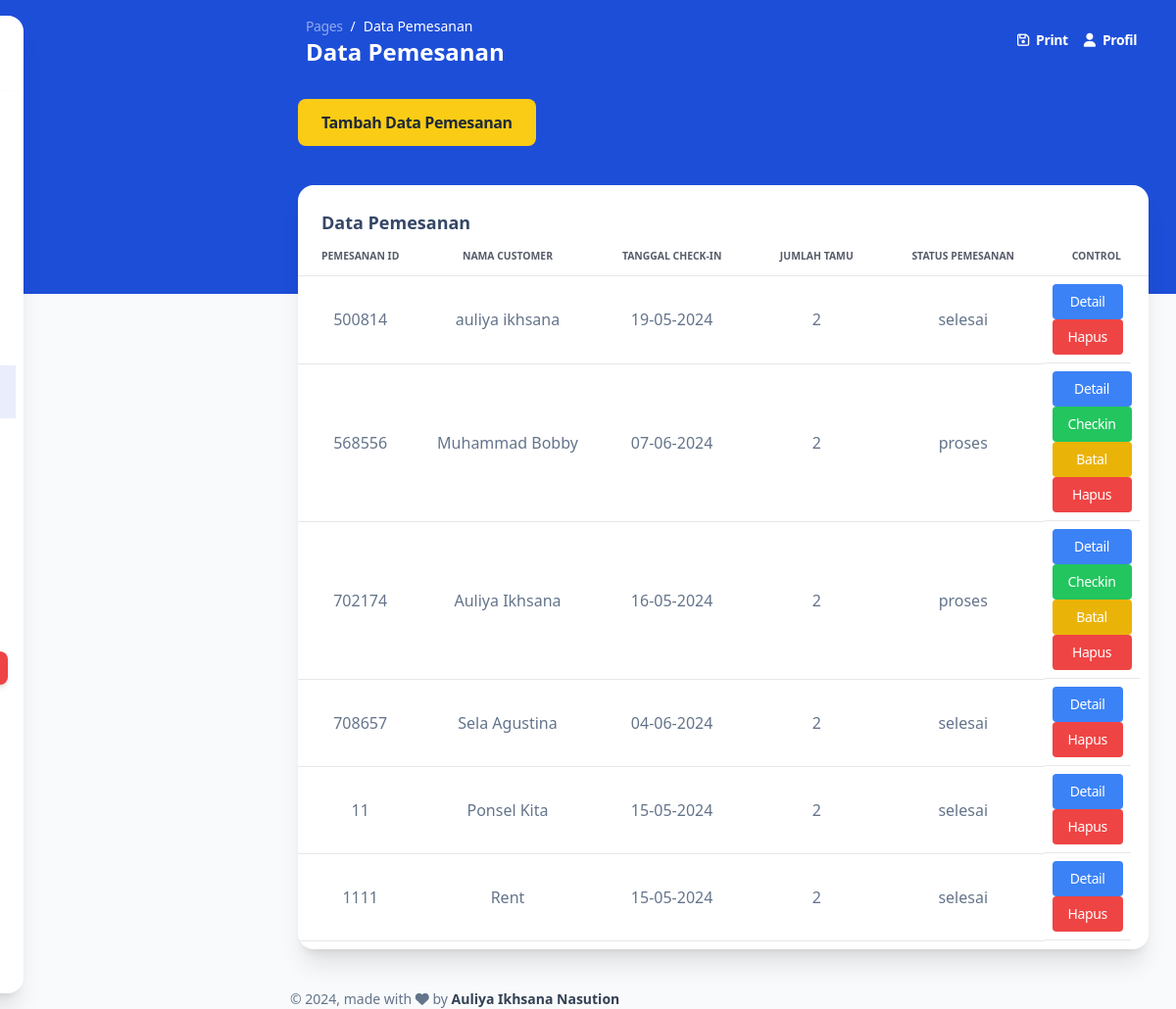
The app's page /admin/build/pages/datapemesanan.php (signed in) with its own data.
### tables this page shows
CREATE TABLE `pemesanan` (
  `pemesanan_id` int(11) NOT NULL,
  `user_id` int(11) DEFAULT NULL,
  `tanggal_pesan` date NOT NULL,
  `tanggal_checkin` date NOT NULL,
  `tanggal_checkout` date NOT NULL,
  `jumlah_tamu` int(11) NOT NULL,
  `total_harga` decimal(10,2) NOT NULL,
  `status_pemesanan` enum('proses','dikonfirmasi','batal','selesai') DEFAULT NULL
);

CREATE TABLE `user` (
  `user_id` int(11) NOT NULL DEFAULT 0,
  `nik` varchar(20) DEFAULT NULL,
  `email` varchar(100) NOT NULL,
  `nama` varchar(100) NOT NULL,
  `alamat` varchar(255) NOT NULL,
  `no_telepon` varchar(20) NOT NULL
);

### admin/build/pages/datapemesanan.php (the view, shortened to what this page needs)
<?php
require "function/koneksi.php";
$query = "SELECT pemesanan.pemesanan_id, user.nama,  pemesanan.tanggal_checkin,  pemesanan.jumlah_tamu,  pemesanan.status_pemesanan
FROM pemesanan
INNER JOIN user  ON pemesanan.user_id = user.user_id ORDER BY tanggal_pesan DESC";
$hasil = $conn->query($query);
?>
<!DOCTYPE html>
<html>
<head>
  <link href="../assets/css/nucleo-icons.css" rel="stylesheet" />
  <link href="../assets/css/nucleo-svg.css" rel="stylesheet" />
  <link href="../assets/css/argon-dashboard-tailwind.css?v=1.0.1" rel="stylesheet" />
  <script src="https://cdn.tailwindcss.com"></script>
</head>
<body class="m-0 font-sans text-base antialiased font-normal leading-default bg-gray-50 text-slate-500">
  <div class="absolute w-full bg-blue-700 min-h-75"></div>
  <aside class="fixed inset-y-0 flex-wrap items-center justify-between block w-full p-0 my-4 overflow-y-auto antialiased transition-transform duration-200 -translate-x-full bg-white border-0 shadow-xl max-w-64 ease-nav-brand z-990 xl:ml-6 rounded-2xl xl:left-0 xl:translate-x-0" aria-expanded="false">
    <div class="h-19">
      <a class="block px-8 py-6 m-0 text-sm whitespace-nowrap text-slate-700" href="dashboard.php" target="_blank">
      </a>
    </div>
    <hr class="h-px mt-0 bg-transparent bg-gradient-to-r from-transparent via-black/40 to-transparent " />
    <div class="items-center block w-auto max-h-screen overflow-auto h-sidenav grow basis-full">
      <ul class="flex flex-col pl-0 mb-0">
        <li class="mt-0.5 w-full">
          <a class="py-2.7   text-sm ease-nav-brand my-0 mx-2 flex items-center whitespace-nowrap rounded-lg px-4 font-semibold text-slate-700 transition-colors" href="dashboard.php">
          </a>
        </li>
        <?php if ($_SESSION['level'] == 1 || $_SESSION['level'] == 2) : ?>
          <li class="mt-0.5 w-full">
            <a class="  py-2.7 text-sm ease-nav-brand my-0 mx-2 flex items-center whitespace-nowrap px-4 transition-colors" href="datacustomer.php">
            </a>
          </li>
        <?php endif; ?>
        <?php if ($_SESSION['level'] == 1) : ?>
          <li class="mt-0.5 w-full">
            <a class="  py-2.7 text-sm ease-nav-brand my-0 mx-2 flex items-center whitespace-nowrap px-4 transition-colors" href="datapegawai.php">
            </a>
          </li>
        <?php endif; ?>
        <li class="mt-0.5 w-full">
          <a class="  py-2.7 text-sm ease-nav-brand my-0 mx-2 flex items-center whitespace-nowrap px-4 transition-colors" href="datakamar.php">
          </a>
        </li>
        <li class="mt-0.5 w-full">
          <a class="  py-2.7 text-sm ease-nav-brand my-0 mx-2 flex items-center whitespace-nowrap px-4 transition-colors" href="datatipekamar.php">
          </a>
        </li>
        <?php if ($_SESSION['level'] == 1 || $_SESSION['level'] == 2) : ?>
          <li class="mt-0.5 w-full">
            <a class="bg-blue-500/13  py-2.7 text-sm ease-nav-brand my-0 mx-2 flex items-center whitespace-nowrap px-4 transition-colors" href="datapemesanan.php">
            </a>
          </li>
        <?php endif; ?>
      </ul>
    </div>
    <div class="mx-4 ">
      <div class="relative flex flex-col min-w-0 break-words bg-transparent border-0 shadow-none rounded-2xl bg-clip-border" sidenav-card>
        <div class="flex-auto w-full p-4 pt-0 text-center">
        </div>
      </div>
      <a class="inline-block w-full px-8 py-2 text-xs font-bold leading-normal text-center text-white align-middle transition-all ease-in bg-red-500 border-0 rounded-lg shadow-md select-none bg-150 bg-x-25 hover:shadow-xs hover:-translate-y-px" href="../../auth/logout.php">LOG OUT</a>
    </div>
  </aside>
  <main class="relative h-full max-h-screen transition-all duration-200 ease-in-out xl:ml-68 rounded-xl">
    <nav class="relative flex flex-wrap items-center justify-between px-0 py-2 mx-6 transition-all ease-in shadow-none duration-250 rounded-2xl lg:flex-nowrap lg:justify-start" navbar-main navbar-scroll="false">
      <div class="flex items-center justify-between w-full px-4 py-1 mx-auto flex-wrap-inherit">
        <nav>
          <ol class="flex flex-wrap pt-1 mr-12 bg-transparent rounded-lg sm:mr-16">
            <li class="text-sm leading-normal">
              <a class="text-white opacity-50" href="javascript:;">Pages</a>
            </li>
            <li class="text-sm pl-2 capitalize leading-normal text-white before:float-left before:pr-2 before:text-white before:content-['/']" aria-current="page">Data Pemesanan</li>
          </ol>
          <h6 class="mb-0 text-2xl font-bold text-white capitalize">Data Pemesanan</h6>
        </nav>
        <div class="flex items-center mt-2 grow sm:mt-0 sm:mr-6 md:mr-0 lg:flex lg:basis-auto">
          <ul class="flex flex-row justify-end pl-0 mb-0 list-none md-max:w-full">
            <li class="flex items-center">
              <a href="cetak/cetakpemesanan.php" class="block px-4 py-2 text-sm font-semibold text-white transition-all ease-nav-brand">
                <i class="fa fa-floppy-o sm:mr-1"></i>
                <span class="hidden sm:inline">Print</span>
              </a>
              <a href="profile.php" class="block px-0 py-2 text-sm font-semibold text-white transition-all ease-nav-brand">
                <i class="fa fa-user sm:mr-1"></i>
                <span class="hidden sm:inline">Profil</span>
              </a>
            </li>
          </ul>
        </div>
      </div>
    </nav>
    <div class="mt-5 mb-10 w-fit">
      <a href="function/tambahpemesanan.php" class="block px-6 py-3 mt-3 font-bold text-gray-800 bg-yellow-400 rounded-lg ms-8 hover:bg-slate-200 hover:scale-110 ">Tambah Data Pemesanan</a>
    </div>
    <div class="flex flex-wrap mt-4 -mx-3 ms-5 me-4">
      <div class="flex-none w-full max-w-full px-3">
        <div class="relative flex flex-col min-w-0 mb-6 break-words bg-white border-0 border-transparent border-solid shadow-xl rounded-2xl bg-clip-border">
          <div class="p-6 pb-0 mb-0 border-b-0 border-b-solid rounded-t-2xl border-b-transparent">
            <h6 class="text-lg font-semibold ">Data Pemesanan</h6>
          </div>
          <div class="flex-auto px-0 pt-0 pb-2 ">
            <div class="p-0 overflow-x-auto">
              <table class="items-center w-full mb-0 align-top border-collapse text-slate-500">
                <thead class="align-bottom">
                  <tr>
                    <th class="px-6 py-3 font-bold text-center uppercase align-middle bg-transparent border-b  #FFFFFFborder-collapse shadow-none   text-xxs border-b-solid tracking-none whitespace-nowrap text-slate-900 opacity-70 w-[5%]">Pemesanan ID</th>
                    <th class="px-6 py-3 font-bold text-center uppercase align-middle bg-transparent border-b border-collapse shadow-none text-xxs border-b-solid tracking-none whitespace-nowrap text-slate-900 opacity-70">Nama Customer</th>
                    <th class="px-6 py-3 font-bold text-center uppercase align-middle bg-transparent border-b border-collapse shadow-none text-xxs border-b-solid tracking-none whitespace-nowrap text-slate-900 opacity-70">Tanggal Check-In</th>
                    <th class="px-6 py-3 font-bold text-center uppercase align-middle bg-transparent border-b border-collapse shadow-none text-xxs border-b-solid tracking-none whitespace-nowrap text-slate-900 opacity-70">Jumlah Tamu</th>
                    <th class="px-6 py-3 font-bold text-center uppercase align-middle bg-transparent border-b border-collapse shadow-none text-xxs border-b-solid tracking-none whitespace-nowrap text-slate-900 opacity-70">Status Pemesanan</th>
                    <th class="px-6 py-3 font-bold text-center uppercase align-middle bg-transparent border-b border-collapse shadow-none text-xxs border-b-solid tracking-none whitespace-nowrap text-slate-900 opacity-70">Control</th>
                  </tr>
                </thead>
                <tbody class="align-center ">
                  <?php
                  while ($pesan = $hasil->fetch_assoc()) {
                  ?>
                    <center>
                      <tr>
                        <td class="p-2 align-middle bg-transparent border-b  whitespace-nowrap shadow-transparent text-center w-[5%] "><?= $pesan['pemesanan_id'] ?>
                        </td>
                        <td class="p-2 text-center align-middle bg-transparent border-b whitespace-nowrap shadow-transparent"><?= $pesan['nama'] ?>
                        </td>
                        <td class="p-2 text-center align-middle bg-transparent border-b whitespace-nowrap shadow-transparent"><?= date('d-m-Y', strtotime($pesan['tanggal_checkin'])) ?>
                        </td>
                        <td class="p-2 text-center align-middle bg-transparent border-b whitespace-nowrap shadow-transparent"><?= $pesan['jumlah_tamu'] ?>
                        <td class="p-2 text-center align-middle bg-transparent border-b whitespace-nowrap shadow-transparent"><?= $pesan['status_pemesanan'] ?>
                        </td>
                        <td class="inline-block p-2 text-center align-middle bg-transparent border-b whitespace-nowrap shadow-transparent">
                          <a class="items-center block px-4 py-2 text-sm font-medium text-white bg-blue-500 rounded  button hover:bg-blue-700 focus:outline-none focus:ring-2 focus:ring-offset-2 focus:ring-blue-500" href="function/detailpemesanan.php?id=<?= htmlspecialchars($pesan['pemesanan_id']) ?>">Detail</a>
                          <?php if ($pesan['status_pemesanan'] == 'proses') { ?>
                            <a class="items-center block px-4 py-2 text-sm font-medium text-white bg-green-500 rounded button hover:bg-green-700 focus:outline-none focus:ring-2 focus:ring-offset-2 focus:ring-green-500" href="function/update_status.php?id=<?= $pesan['pemesanan_id'] ?>&status=dikonfirmasi">Checkin</a>
                            <a class="items-center block px-4 py-2 text-sm font-medium text-white bg-yellow-500 rounded button hover:bg-yellow-700 focus:outline-none focus:ring-2 focus:ring-offset-2 focus:ring-yellow-500" href="function/update_status.php?id=<?= $pesan['pemesanan_id'] ?>&status=batal">Batal</a>
                          <?php } elseif ($pesan['status_pemesanan'] == 'dikonfirmasi') { ?>
                            <a class="items-center block px-4 py-2 text-sm font-medium text-white bg-yellow-500 rounded button hover:bg-yellow-700 focus:outline-none focus:ring-2 focus:ring-offset-2 focus:ring-yellow-500" href="function/update_status.php?id=<?= $pesan['pemesanan_id'] ?>&status=selesai">Checkout</a>
                          <?php } ?>
                          <a class="items-center block px-4 py-2 text-sm font-medium text-white bg-red-500 rounded  button hover:bg-red-700 focus:outline-none focus:ring-2 focus:ring-offset-2 focus:ring-red-500" href="function/hapuspemesanan.php?id=<?= htmlspecialchars($pesan['pemesanan_id']) ?>" onclick=" return confirm ('Apakah Anda Yakin Ingin Menghapus data Ini ?');">Hapus</a>
                      </tr>
                    </center>
                  <?php
                  }
                  ?>
                </tbody>
              </table>
            </div>
          </div>
        </div>
      </div>
    </div>
    <footer class="pt-4">
      <div class="w-full px-6 mx-auto">
        <div class="flex flex-wrap items-center -mx-3 lg:justify-between">
          <div class="w-full max-w-full px-3 mt-0 mb-6 shrink-0 lg:mb-0 lg:w-1/2 lg:flex-none">
            <div class="text-sm leading-normal text-center text-slate-500 lg:text-left">
              ©
              made with <i class="fa fa-heart"></i> by
              <span class="font-semibold text-slate-700 ">Auliya Ikhsana Nasution</span>
            </div>
          </div>
        </div>
      </div>
    </footer>
</body>
<script src="./assets/js/argon-dashboard-tailwind.js?v=1.0.1" async></script>
</html>

### records on screen
pemesanan: pemesanan_id "500814", user.nama "auliya ikhsana", tanggal_checkin "19-05-2024", jumlah_tamu "2", status_pemesanan "selesai"
pemesanan: pemesanan_id "568556", user.nama "Muhammad Bobby", tanggal_checkin "07-06-2024", jumlah_tamu "2", status_pemesanan "proses"
pemesanan: pemesanan_id "702174", user.nama "Auliya Ikhsana", tanggal_checkin "16-05-2024", jumlah_tamu "2", status_pemesanan "proses"
pemesanan: pemesanan_id "708657", user.nama "Sela Agustina", tanggal_checkin "04-06-2024", jumlah_tamu "2", status_pemesanan "selesai"
pemesanan: pemesanan_id "11", user.nama "Ponsel Kita", tanggal_checkin "15-05-2024", jumlah_tamu "2", status_pemesanan "selesai"
pemesanan: pemesanan_id "1111", user.nama "Rent", tanggal_checkin "15-05-2024", jumlah_tamu "2", status_pemesanan "selesai"
